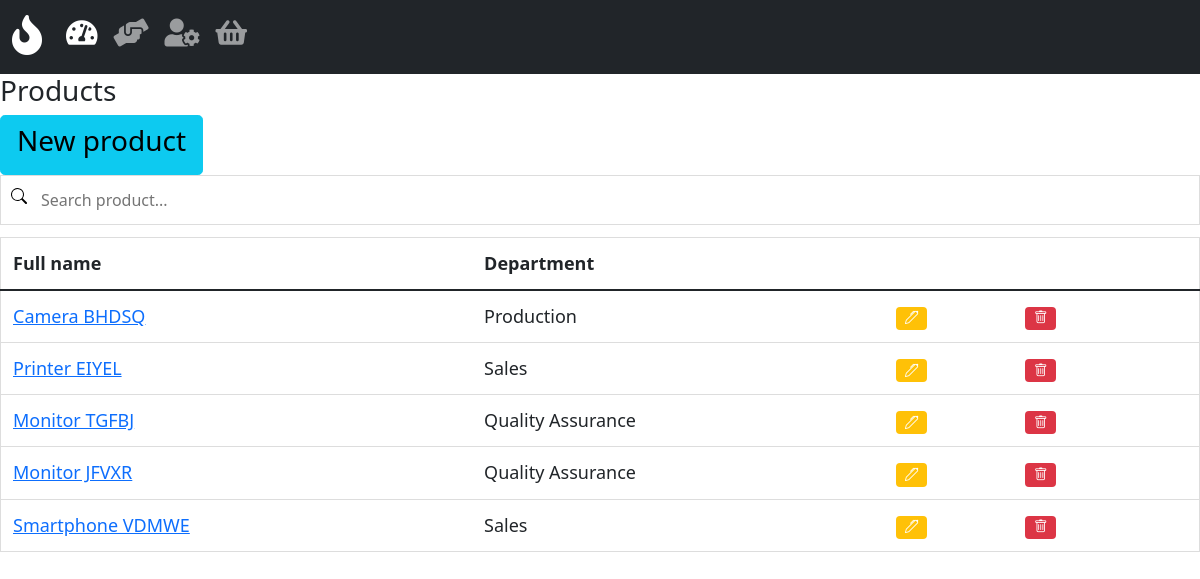
/product_list/, run on an earlier commit of the app's database.
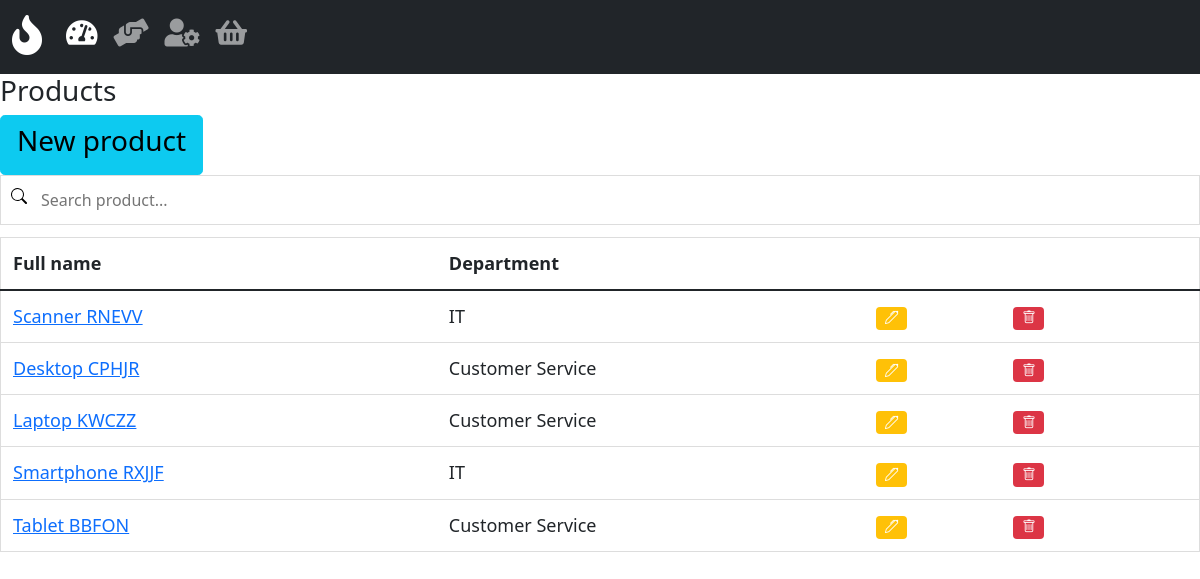
And on a later commit of the database.
### hotline/models.py (models this page shows, shortened)
class product(models.Model):
    name = models.CharField(max_length=50)
    department_id = ForeignKey('department', on_delete=models.PROTECT)
    description = models.TextField(blank=True, null=True)

class department(models.Model):
    name = models.CharField(max_length=50)
    subset = models.CharField(max_length=50)
    def __str__(self):
        return self.name

### hotline/views.py (the view)
# urls.py: path('product_list/', views.product_list, name='product_list'),
def product_list(request):
    context = {
        'products': all_products
    }
    return render(request, 'hotline/product_list.html', context)

### hotline/templates/hotline/product_list.html
{% extends 'hotline/home.html' %}
{% block content %}
<h3>Products</h3>
<a href="{% url 'new_product' %}" class="btn btn-info btn-lg"><h3>New product</h3></a>
<input type="text" id="SearchInput" onkeyup="filterTable()" placeholder="Search product..." title="Type in a name">
<table id="searchableTable" class="table table-responsive table-hover">
    <thead class="thead dark">
        <tr>
            <th scope="col">Full name</th>
            <th scope="col">Department</th>
            <th scope="col"></th>
            <th scope="col"></th>
        </tr>
    </thead>
    <tbody>
        {% for product in products %}
        <tr>
            <td><a href="{% url 'product_detail' product.id %}">{{product.name}}</a></td>
            <td>{{product.department_id}}</td>
            <td><a href="#"><span class="badge bg-warning"><i class="bi bi-pen"></i></span></a></td>
            <td><a href="#"><span class="badge bg-danger"><i class="bi bi-trash"></i></span></a></td>
            <td></td>
        </tr>
        {% endfor %}
    </tbody>
</table>
{% endblock %}

### hotline/templates/hotline/home.html (shortened to what this page needs)
{% load static %}
<!DOCTYPE html>
<html lang="en">
<head>
    <link href="https://cdn.jsdelivr.net/npm/bootstrap@5.1.3/dist/css/bootstrap.min.css" rel="stylesheet"
>
    <link rel="stylesheet" href="https://cdn.jsdelivr.net/npm/bootstrap-icons@1.7.1/font/bootstrap-icons.css">
    <link href='https://cdn.jsdelivr.net/npm/@fortawesome/fontawesome-free@5.13.1/css/all.css' rel='stylesheet'>
    <link href='https://cdn.jsdelivr.net/npm/fullcalendar@5.10.1/main.min.css' rel='stylesheet' type='text/css'>
    <link rel="stylesheet" type="text/css" href="{% static '/css/style.css' %}">
</head>
<body>
    {% include 'hotline/navbar.html' %}
    {% block content %}
    {% endblock %}
</body>
</html>

### hotline/templates/hotline/navbar.html (shortened to what this page needs)
<nav class="navbar navbar-expand-lg navbar-dark bg-dark">
    <div class="container-fluid">
      <a class="navbar-brand" href="{% url 'home' %}"><i class="fas fa-fire fa-2x"></i></a>
      <div class="collapse navbar-collapse" id="navbarText">
        <ul class="navbar-nav me-auto mb-2 mb-lg-0">
          <li class="nav-item">
            <h3>
            <a class="nav-link active" aria-current="page" href="{% url 'home' %}"><i class="fas fa-tachometer-alt" data-bs-toggle="tooltip" data-bs-placement="bottom" title="Dashboard"></i></a>
            </h3>
          </li>
          <li class="nav-item">
            <h3>
            <a class="nav-link" href="{% url 'customer_list' %}"><i class="fas fa-hands-helping" data-bs-toggle="tooltip" data-bs-placement="bottom" title="Customers"></i></a>
            </h3>
          </li>
          <li class="nav-item">
            <h3>
            <a class="nav-link" href="{% url 'technician_list' %}"><i class="fas fa-user-cog" data-bs-toggle="tooltip" data-bs-placement="bottom" title="Technicians"></i></a>
            </h3>
          </li>
          <li class="nav-item">
            <h3>
            <a class="nav-link" href="{% url 'product_list' %}"><i class="fas fa-shopping-basket" data-bs-toggle="tooltip" data-bs-placement="bottom" title="Products"></i></a>
            </h3>
          </li>
        </ul>
      </div>
    </div>
  </nav>

### static/css/style.css (style rules this page uses)
.fa-fire { color: 'red'; }
#SearchInput { background-image: url('../images/search.svg'); background-position: 10px 12px; background-repeat: no-repeat; width: 100%; font-size: 16px; padding: 12px 20px 12px 40px; border: 1px solid #ddd; margin-bottom: 12px; }
#searchableTable { border-collapse: collapse; width: 100%; border: 1px solid #ddd; font-size: 18px; }
#searchableTable th, #searchableTable td { text-align: left; padding: 12px; }
#searchableTable tr { border-bottom: 1px solid #ddd; }

What changed in the data, as far as the page shows it:
removed product: name "Camera BHDSQ", department_id "Production"
removed product: name "Printer EIYEL", department_id "Sales"
removed product: name "Monitor TGFBJ", department_id "Quality Assurance"
removed product: name "Monitor JFVXR", department_id "Quality Assurance"
removed product: name "Smartphone VDMWE", department_id "Sales"
added product: name "Scanner RNEVV", department_id "IT"
added product: name "Desktop CPHJR", department_id "Customer Service"
added product: name "Laptop KWCZZ", department_id "Customer Service"
added product: name "Smartphone RXJJF", department_id "IT"
added product: name "Tablet BBFON", department_id "Customer Service"
